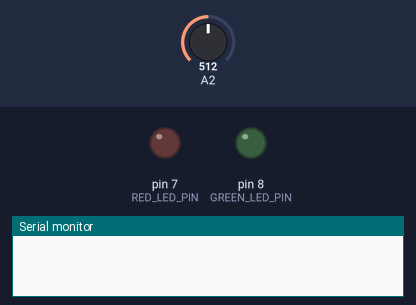
Bench run of a sketch on a simulated Arduino Uno, built with avr-gcc and run on an emulated ATmega328P. On the bench: output pins drawn as LEDs (lit = HIGH), the last lines printed to the serial monitor. Dashed ring = blinking. The inputs (shaded band) are chosen by the test bench; at power-on: A2 = 512. WiFi joins after 1.5 s; servers stay silent unless stated.

Above: at 2.2 s.
2.3 s: A2 set to 265
4.1 s: A2 set to 244
At 5.08 s:
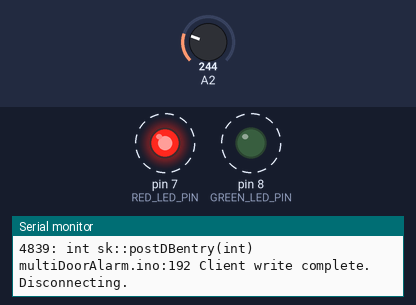
At 8.3 s:
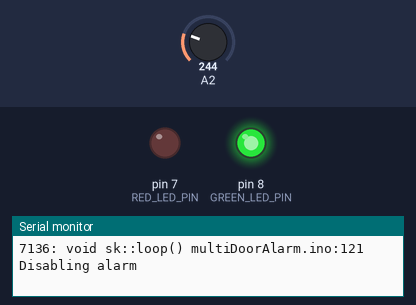
Timing chart, 0 to 9.8 s (numbered marks = the images above; inputs shaded):
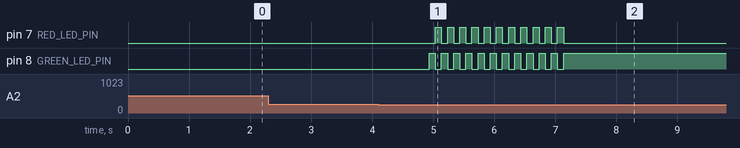

Measured:
- the behaviour switches between 256 and 255 on A2 (found by bisection; images 0 and 1)
- after the input at 2.3 s, every drawn part: stays the same
- after the input at 4.1 s, pin 7 (RED_LED_PIN): alternates HIGH for 0.10 s and LOW for 0.10 s, 22 changes in all, then stays LOW, starting after 0.94 s; pin 8 (GREEN_LED_PIN): alternates HIGH for 0.10 s and LOW for 0.10 s, 23 changes in all, then stays HIGH, starting after 0.84 s

The sketch:

multiDoorAlarm.ino
```cpp
/*
 This sketch controls a door alarm
 Enhanced to watch multiple doors

 Hall effect sensors detect wheh a door is open or closed.
 When the door changes (opens or closes) an entry is made in the web site database.

 Uses an Arduino Ethernet shield.

 Circuit:
 * Ethernet shield attached to pins 10, 11, 12, 13
 *  - The Arduino Ethernet shield also uses pin 4 for SD card
 * Hall effect sensor connected to +5V and Gnd, and Analog pin 2 through a 10k pullup resistor
 * LED's connected to pins 7 and 8 for notifications through 1k resistors

 * 7/7/2011 add alarm function if the door is open longer than x seconds
 * 9/5/2011 expanding to have more than one sensor
 * 1/29/2012 update for Arduino 1.0
 * 2/29/2012 fixed several defects
 */

#define DEBUG
#include "Arduino.h"
#include <debugUtil.h>
#include <SPI.h>
#include <Ethernet.h>
#include <Time.h>
#include <TimeAlarms.h>

/* For hardware connections */
//const unsigned int HALL_SENSOR_PIN = 2;
const unsigned int RED_LED_PIN = 7;
const unsigned int GREEN_LED_PIN = 8;
const unsigned int BAUD_RATE = 9600;

int      ALARM_WARN_TIMEOUT = 59;       // if the door is open this many seconds send an alarm
int      ALARM_REPOST_TIMEOUT = 3600;   // and repeat the alarm this often until the door is closed
int      BLINK_DELAY = 100;             // ms for flashing the LEDs
int      sensorSize = 0;
int      hallSensorPins[] = { 2 };
boolean  hallSensorState[] = { false }; // keep the status of all the doors
boolean  doorChanged = false;           // did any door change since the last look
boolean  doorAlarmSent = false;         // keep track of whether we are in alarm state
boolean  doorsOpen = false;             // if *any* doors are open

/* For ethernet client */
int      stringPos = 0;                 // string index
char     inString[32];                  // for incoming data
boolean  startRead = false;             // are we reading now?

AlarmId  oDelay;                        // setup alarms

/* Set up the ethernet shield */
byte mymac[]     = { 0x90, 0xA2, 0xDA, 0x00, 0x3F, 0x50 };
byte myip[]      = { 192, 168,  83, 223 }; // address of the Arduino
/* other shield
byte mymac[]     = { 0x90, 0xA2, 0xDA, 0x00, 0x47, 0x78 };
byte myip[]      = { 192, 168,  83, 224 }; // address of the Arduino
*/
byte myServer[]  = { 192, 168,  83,   6 }; // ranchero
byte myGateway[] = { 192, 168,  83, 254 }; // fishblue
byte mySubnet[]  = { 255, 255, 255,   0 };

char uMsg[ ] = "type=C&description=XyzzyX"; // declare the string URL
EthernetClient client;

void setup() {
  setTime(6,0,0,1,1,11); // Set the time to 6:00 January 1st 2011
  // for this application we don't care about the exact time, just elapsed time
  pinMode(RED_LED_PIN, OUTPUT); // Stays lit when the door is open
  pinMode(GREEN_LED_PIN, OUTPUT); // Flashes when the door opens or closes
  sensorSize = sizeof(hallSensorPins) - 1;
  for (int i = 0; i < sensorSize; i++) {
    pinMode(hallSensorPins[i], INPUT);
  }
  AlarmId oDelay = Alarm.timerOnce(ALARM_WARN_TIMEOUT, OnceOnly); // Initialize alarm
  Serial.begin(BAUD_RATE);

  // Initialize the Ethernet library
  Ethernet.begin(mymac, myip, myGateway, mySubnet); // start the Ethernet connection
  delay(1000);  // give the Ethernet shield a second to initialize
}

void loop()
{
  // presets
  doorChanged = false;
  doorsOpen = false;

//  DEBUG_PRINT("SENSOR SIZE");
//  DEBUG_PRINT(sensorSize);

  // read the sensors
  for (int i = 0; i < sensorSize; i++) {

    boolean sensorState = sensor_closed(hallSensorPins[i]);
    if (!sensorState) doorsOpen = true; // a door is open

    if (sensorState != hallSensorState[i]) { // A door changed!
      doorChanged = true;
      DEBUG_PRINT("Changed.");
      if (sensorState) { // If the sensor detected the door is closed
        // Door number i is closed
        DEBUG_PRINT("Closed.");
        // turn off alarms for i
      } else {
        //on
        DEBUG_PRINT("Open."); // turn on alarms for i
      }
      writeDoorEntry(i, sensorState);
    }
    hallSensorState[i] = sensorState;
  }
  if (doorChanged) {
    flashWarningLED();
    if (doorsOpen) {  // at least one door is open!
      digitalWrite(GREEN_LED_PIN, LOW);
      digitalWrite(RED_LED_PIN, HIGH);
    } else { // all the doors are closed now
      Alarm.disable(oDelay); // prevent the alarm from triggering
      DEBUG_PRINT("Disabling alarm");
      digitalWrite(GREEN_LED_PIN, HIGH);
      digitalWrite(RED_LED_PIN, LOW);
    }
  }
  Alarm.delay(500);
}

// returns true if the sensor detects the door is closed
boolean sensor_closed(int sensor) {
  int j = 0;
  int sensorVal = analogRead(sensor);
//  DEBUG_PRINT("Sensor on pin:");
//  DEBUG_PRINT(sensor);
//  DEBUG_PRINT(sensorVal);
  if ( sensorVal < 256 ) j++;
  return j > 0; // this should be 1 or 0 but there seems to be some noise
}

void writeDoorEntry(int doorNumber, boolean doorState) {
//  postDBentry(doorNumber);
  if (doorState) { // the door closed
    if ( doorAlarmSent ) { // we already sent an alert so cancel it
       postDBentry(3);
       doorAlarmSent = false;
       DEBUG_PRINT("Setting doorAlarmSent false");
    }
    postDBentry(1);
  } else { // Door open
    postDBentry(0);
    Alarm.enable(oDelay); //enable the alarm
    DEBUG_PRINT("Enabling alarm");
  }
}

void OnceOnly() { // The door has been open too long!
  postDBentry(2);  // enter alarm into the database
  DEBUG_PRINT("Posting alarm");
  flashWarningLED;
  oDelay = Alarm.timerOnce(ALARM_REPOST_TIMEOUT, OnceOnly); // start a new alarm
  doorAlarmSent = true;
  DEBUG_PRINT("Setting doorAlarmSent true");
  DEBUG_PRINT("Enabling alarm again");
}

int postDBentry(int val) { // Puts an entry into the database on the server
  if (client.connect(myServer, 80)) { // received connection to the server
    DEBUG_PRINT("Connected.");
    client.print("GET /door.php?");
    switch (val) {
    case 0:
      client.print("type=O&description=Opened");
      DEBUG_PRINT("Database enter Door was opened.");
      break;
    case 1:
      client.print("type=C&description=Closed");
      DEBUG_PRINT("Database enter Door was closed.");
      break;
    case 2:
      client.print("type=A&description=Alarm");
      DEBUG_PRINT("Database enter Door open alarm.");
      break;
    case 3:
      client.print("type=N&description=Cancel");
      DEBUG_PRINT("Database enter cancel alarm.");
      break;
    default:
      DEBUG_PRINT("Error.");
    }
    client.println(" HTTP/1.0");
    client.println();
    DEBUG_PRINT("Client write complete. Disconnecting.");
    /* Read the response back from the server. It could post back a QUIT message
     that would tell this program to turn off the alert system or do other
     nice things like enable/disable sensors etc */

    //  stringPos = 0;
    //  memset( &inString, 0, 32 ); //clear inString memory

    // get response from the server
    //  while(true) {
    //    if (client.available()) {
    //      char c = client.read();
    //      if (c == '<' ) { //'<' is our beginning character
    //        startRead = true; //Ready to start reading the part
    //      } else if (startRead) {
    //        if(c != '\n') { // end with carriage return
    //          inString[stringPos] = c;
    //          stringPos ++;
    //        } else {
    //          //got what we need here! We can disconnect now
    //          startRead = false;
    //          client.stop();
    //          client.flush();
    //          DEBUG_PRINT("disconnecting.");
    //          return inString;
    //        }
    //      }
    //    }
    //  }
    client.stop();
    return 0;
  }
  else {
    DEBUG_PRINT("Connection failed.");  // if you didn't get a connection to the server
    return 1;
  }
}

const int flashWarningLED() { // alternate flashing red and green LEDs
  for ( int i = 0; i < 11; i++ ) {
    // DEBUG_PRINT("blink.");
    digitalWrite(GREEN_LED_PIN, HIGH);
    digitalWrite(RED_LED_PIN, LOW);
    Alarm.delay(BLINK_DELAY);
    digitalWrite(GREEN_LED_PIN, LOW);
    digitalWrite(RED_LED_PIN, HIGH);
    Alarm.delay(BLINK_DELAY);
  }
  digitalWrite(GREEN_LED_PIN, HIGH);
  return 0;
}
```
